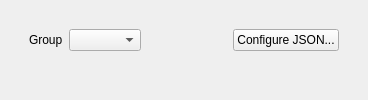
          <widget class="QWidget" name="tab_WildMons">
           <layout class="QVBoxLayout" name="verticalLayout_11">
            <item>
             <widget class="QFrame" name="frame_WildMonInfo">
              <property name="frameShape">
               <enum>QFrame::NoFrame</enum>
              </property>
              <property name="frameShadow">
               <enum>QFrame::Raised</enum>
              </property>
              <layout class="QVBoxLayout" name="verticalLayout_12">
               <item>
                <widget class="QFrame" name="frame_2">
                 <property name="frameShape">
                  <enum>QFrame::NoFrame</enum>
                 </property>
                 <property name="frameShadow">
                  <enum>QFrame::Plain</enum>
                 </property>
                 <layout class="QHBoxLayout" name="horizontalLayout_9">
                  <item>
                   <widget class="QLabel" name="label_10">
                    <property name="text">
                     <string>Group</string>
                    </property>
                   </widget>
                  </item>
                  <item>
                   <widget class="QComboBox" name="comboBox_EncounterGroupLabel">
                    <property name="sizeAdjustPolicy">
                     <enum>QComboBox::AdjustToContents</enum>
                    </property>
                   </widget>
                  </item>
                  <item>
                   <widget class="QPushButton" name="pushButton_NewWildMonGroup">
                    <property name="toolTip">
                     <string>&lt;html&gt;&lt;head/&gt;&lt;body&gt;&lt;p&gt;Create a new group for wild pokemon data on this map.&lt;/p&gt;&lt;/body&gt;&lt;/html&gt;</string>
                    </property>
                    <property name="text">
                     <string/>
                    </property>
                    <property name="icon">
                     <iconset resource="../resources/images.qrc">
                      <normaloff>:/icons/add.ico</normaloff>:/icons/add.ico</iconset>
                    </property>
                    <property name="flat">
                     <bool>true</bool>
                    </property>
                   </widget>
                  </item>
                  <item>
                   <spacer name="horizontalSpacer_9">
                    <property name="orientation">
                     <enum>Qt::Horizontal</enum>
                    </property>
                    <property name="sizeHint" stdset="0">
                     <size>
                      <width>40</width>
                      <height>20</height>
                     </size>
                    </property>
                   </spacer>
                  </item>
                  <item>
                   <widget class="QPushButton" name="pushButton_ConfigureEncountersJSON">
                    <property name="text">
                     <string>Configure JSON...</string>
                    </property>
                   </widget>
                  </item>
                 </layout>
                </widget>
               </item>
               <item>
                <widget class="QStackedWidget" name="stackedWidget_WildMons">
                 <widget class="QWidget" name="page"/>
                 <widget class="QWidget" name="page_2"/>
                </widget>
               </item>
              </layout>
             </widget>
            </item>
           </layout>
          </widget>
